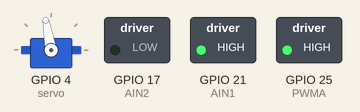
This sketch was run on a simulated ESP32. On the bench: servo, switched loads named in the sketch (green lamp = pin HIGH).

Above: at 0.05 s.
At 2.0 s:
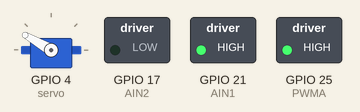
At 4.0 s:
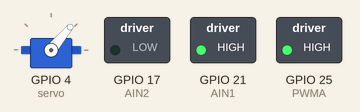
Timing chart, 0 to 4.6 s (numbered marks = the images above):
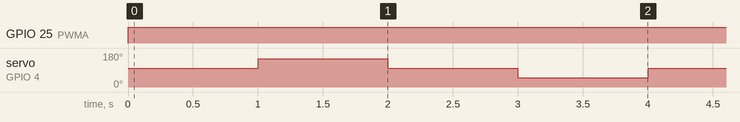

The sketch:

Steering1.ino
```cpp
#include <ESP32Servo.h>
Servo servo;

const uint16_t PWMA = 25;
const uint16_t AIN2 = 17;
const uint16_t AIN1 = 21;


const uint16_t ANALOG_WRITE_BITS = 8;

int freq = 5000;
int channel_A = 0;
int resolution = ANALOG_WRITE_BITS;

void initMotors(){
  pinMode(AIN1, OUTPUT);
  pinMode(AIN2, OUTPUT);
  pinMode(PWMA, OUTPUT);
  ledcAttachChannel(PWMA, freq, resolution, channel_A);
}

void forwardA(uint16_t pwm){
  digitalWrite(AIN1, HIGH);
  digitalWrite(AIN2, LOW);
  ledcWrite(PWMA, pwm);
}

void stopA(uint16_t pwm){
  digitalWrite(AIN1, LOW);
  digitalWrite(AIN2, LOW);
  ledcWrite(PWMA, pwm);
}


void setup()
{
  pinMode(4, OUTPUT);
  servo.attach(4);
  servo.write(100);
  initMotors();
}

void loop() {
  forwardA(500);
  servo.write(100);
  delay(1000);
  servo.write(150);
  delay(1000);
  servo.write(100);
  delay(1000);
  servo.write(50);
  delay(1000);
}
```

Measured:
- by itself, GPIO 25 (PWMA): LOW → HIGH at 0.00 s
- by itself, servo on GPIO 4 (servo): repeats every 4.0 s: 100° 1.0 s, 50° 1.0 s, 100° 1.0 s, 150° 1.0 s
